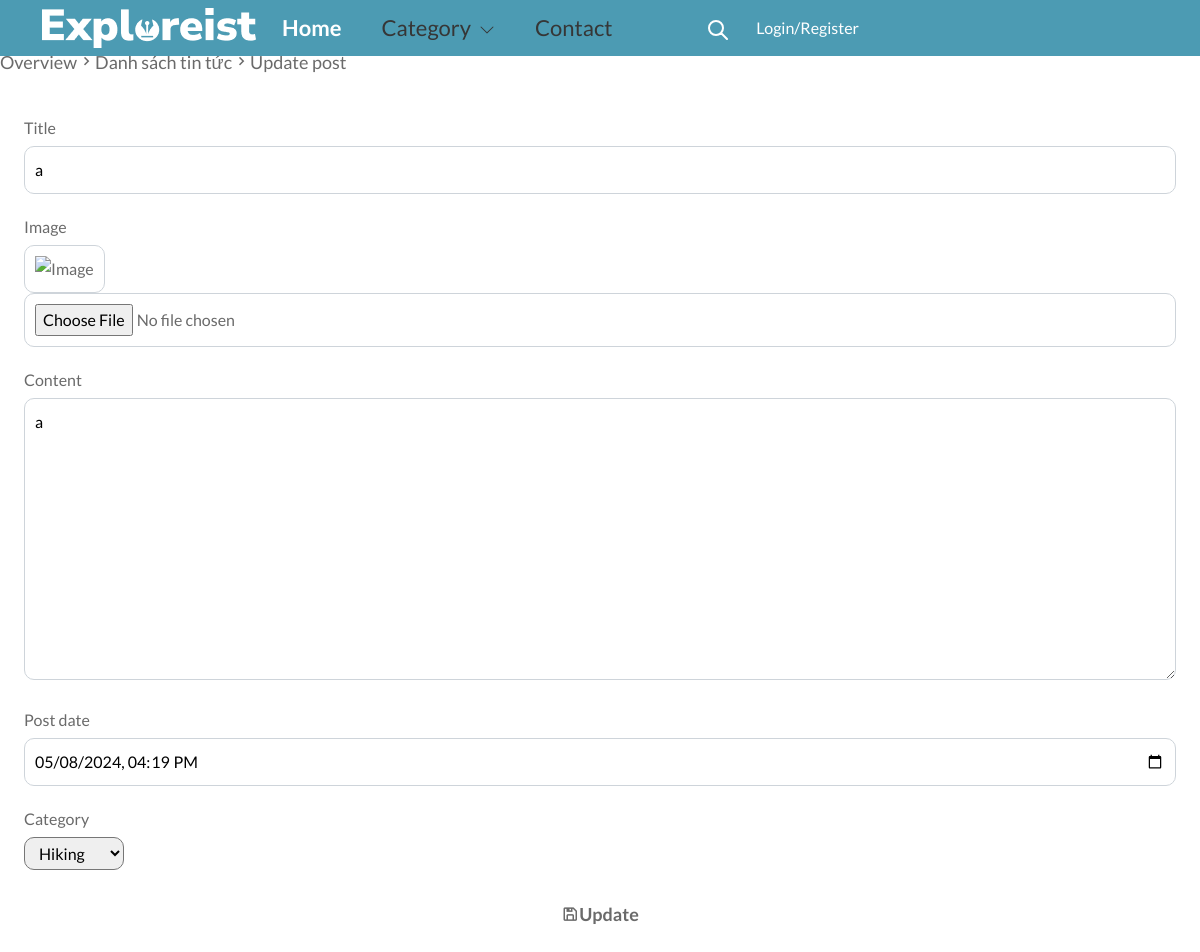
Screenshot of /update-post.php?id=6 with the database file from the repository.
### tables this page shows
CREATE TABLE `post` (
  `PostID` int(11) NOT NULL,
  `Title` varchar(255) NOT NULL,
  `Content` varchar(1000) NOT NULL,
  `PostDate` datetime NOT NULL,
  `UserID` int(11) NOT NULL,
  `CategoriesID` int(11) NOT NULL,
  `Image` varchar(255) NOT NULL
);

CREATE TABLE `categories` (
  `CategoriesID` int(11) NOT NULL,
  `Name` varchar(255) NOT NULL,
  `Image` varchar(255) NOT NULL
);

### func.php (called while the page is built, shortened)
<?php
function GetPostById($PostID) {
    global $conn;
    $sql = "SELECT * FROM post WHERE PostID = '$PostID'";
    $rs = mysqli_query($conn, $sql);
    if (mysqli_num_rows($rs) > 0) {
        return $rs;
    }
    return null;
}
?>

### update-post.php (the view, shortened to what this page needs)
<!DOCTYPE html>
<html lang="en">
<head>
    <link rel="stylesheet" href="./public/css/base.css">
    <link href='https://unpkg.com/boxicons@2.0.9/css/boxicons.min.css' rel='stylesheet'>
</head>
<body>
    <div class="app">
        <?php
        require('./layouts/header.php');
        ?>
        <div class="category">
            <section id="content">
                <main>
                    <div class="head-title">
                        <div class="left">
                            <h1>Update post</h1>
                            <ul class="breadcrumb">
                                <li>
                                    <a class="active" href="./index.php">Overview</a>
                                </li>
                                <li><i class='bx bx-chevron-right'></i></li>
                                <li>
                                    <a class="active" href="./manager-posts.php">Danh sách tin tức</a>
                                </li>
                                <li><i class='bx bx-chevron-right'></i></li>
                                <li>
                                    <a class="active">Update post</a>
                                </li>
                            </ul>
                        </div>
                    </div>
                    <?php
                    $id = $_GET['id'];
                    $rsPost = GetPostById($id);
                    ?>
                    <?php
                    $post = mysqli_fetch_assoc($rsPost);
                    $sqlSelectCategories = "SELECT * FROM categories";
                    $rsSelectCategories = mysqli_query($conn, $sqlSelectCategories);
                    ?>
                    <div class="add-news">
                        <form action="" class="form-add" method="POST" enctype="multipart/form-data">
                            <div class="form-group">
                                <p class="title">Title</p>
                                <input name="Title" type="text" value="<?php echo $post['Title']; ?>" placeholder="Title" class="form__input" required>
                            </div>
                            <div class="form-group">
                                <p class="title">Image</p>
                                <img src="./public/images/<?php echo $post['Image']; ?>" style="width: 200px" alt="Image" class="form__input">
                                <input value="<?php echo $post['Image'] ?>" class="form__input" type="file" name="Image" id="image">
                            </div>
                            <div class="form-group">
                                <p class="title">Content</p>
                                <textarea name="Content" id="content" cols="30" rows="10" class="form__input" required><?php echo $post['Content']; ?></textarea>
                            </div>
                            <div class="form-group">
                                <p class="title">Post date</p>
                                <input name="PostDate" type="datetime-local" value="<?php echo $post['PostDate'] ?>" placeholder="Post date" class="form__input" required>
                            </div>
                            <div class="form-group">
                                <p class="title">Category</p>
                                <div class="form-input">
                                <select name="CategoriesID" id="CategoriesID" style="width: 100px;padding: 5px 10px;border-radius: 10px;">
                                        <?php
                                        while ($category = mysqli_fetch_array($rsSelectCategories)) {
                                        ?>
                                            <option style="width: 100px" value="<?php echo $category['CategoriesID'] ?>" <?php if ($post['CategoriesID'] == $category['CategoriesID']) echo 'selected'; ?>><?php echo $category['Name'] ?></option>
                                        <?php
                                        }
                                        ?>
                                    </select>
                                </div>
                            </div>
                            <div class="form__action">
                                <button type="submit" class="btn">
                                    <i class='bx bx-save'></i>
                                    Update
                                </button>
                            </div>
                        </form>
                    </div>
                </main>
            </section>
        </div>
    </div>
</body>
</html>

### public/css/base.css (style rules this page uses)
* { padding: 0; margin: 0; box-sizing: border-box; }
a { text-decoration: none; display: inline-block; }
.btn { border: none; border-radius: 15px; cursor: pointer; color: var(--light); }
.category { width: 100%; }

### update-post.php (style rules this page uses)
.form-add { border-radius: 20px; background: var(--light); padding: 24px; overflow-x: auto; width: 100%; }
.form-group { margin-bottom: 20px; }
.title { margin-bottom: 5px; }
.form__input { border-radius: 10px; padding: 10px; border: 1px solid #ced4da; outline: none; width: 100%; }
.form__action { display: flex; justify-content: center; }

### rows the page displays
post: Title "a", Content "a", PostDate "05/08/2024 16:19", CategoriesID "Hiking"
